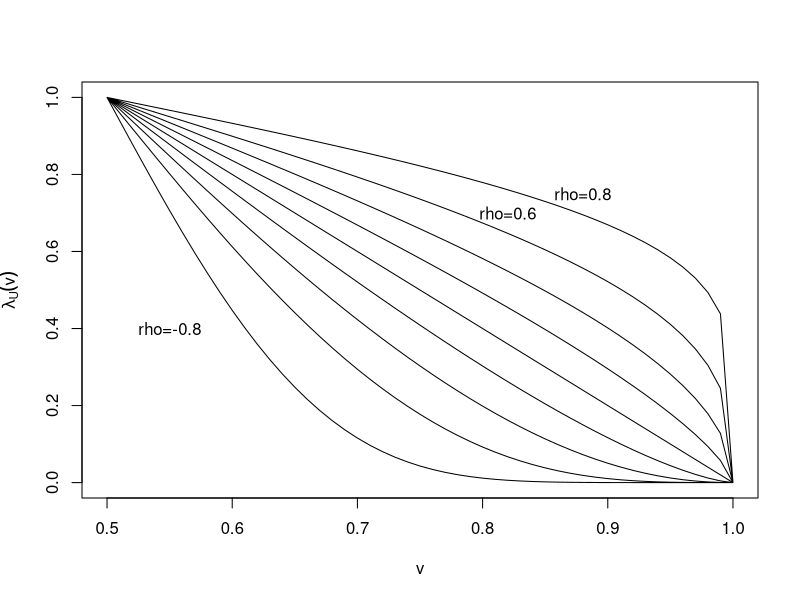

Recreate this plot in R.
rm(list=ls(all=TRUE))
#setwd("C:/...")

rho = seq(-0.8,0.8,by=0.2)
n   = length(rho)
v   = seq(0.5,1,by=0.01)

lambda = matrix(1,nrow = length(v), ncol = length(rho))
for (i in 1:n){
	sigma = 1-rho[i]^2
	sigma = sqrt(sigma)
	lambda[,i] = 2*(1-pnorm(qnorm(v)*sqrt(1-rho[i])/sqrt(1+rho[i])))
	}

v1 = matrix(v, nrow = length(v), ncol = length(rho))
plot(v1, lambda, type = "l", xlab = "v", ylab = expression(lambda[U](v)))
text(0.55,0.4, "rho=-0.8")
text(0.82,0.7, "rho=0.6")
text(0.88,0.75, "rho=0.8")
